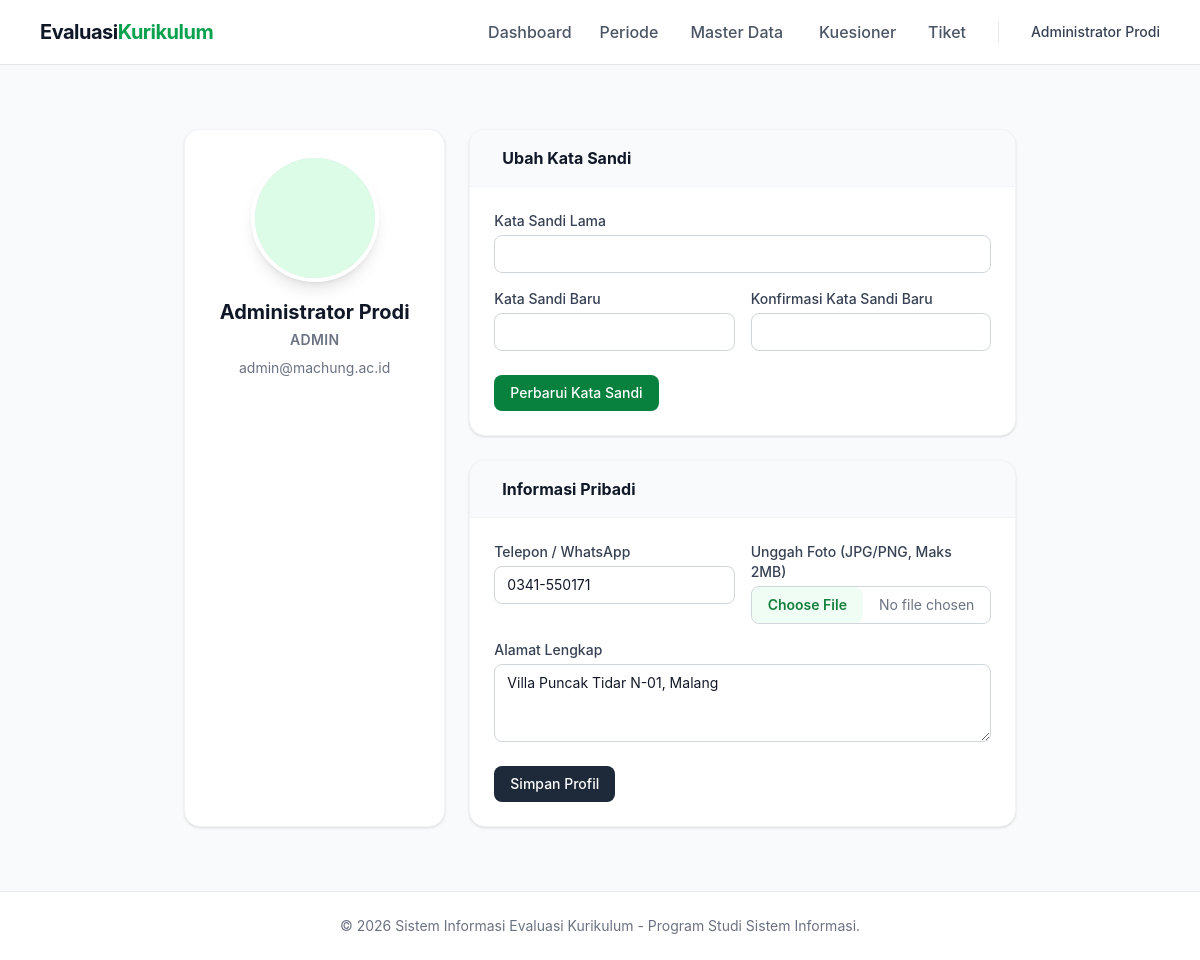
Screenshot of /auth/profil.php (signed in) with the database file from the repository.
### tables this page shows
CREATE TABLE `profil_pengguna` (
  `pengguna_id` int(11) NOT NULL,
  `nomor_induk` varchar(50) DEFAULT NULL,
  `alamat` text DEFAULT NULL,
  `telepon` varchar(20) DEFAULT NULL,
  `posisi_pekerjaan` varchar(100) DEFAULT NULL,
  `instansi` varchar(100) DEFAULT NULL,
  `tahun_lulus` year(4) DEFAULT NULL,
  `foto` varchar(255) DEFAULT NULL,
  PRIMARY KEY (`pengguna_id`),
  CONSTRAINT `profil_pengguna_ibfk_1` FOREIGN KEY (`pengguna_id`) REFERENCES `pengguna` (`id`)
);

CREATE TABLE `pengguna` (
  `id` int(11) NOT NULL AUTO_INCREMENT,
  `nama` varchar(100) NOT NULL,
  `email` varchar(100) NOT NULL,
  `password_hash` varchar(255) NOT NULL,
  `peran` enum('admin','mahasiswa','alumni','perusahaan','dosen') NOT NULL,
  `wajib_ganti_sandi` tinyint(1) DEFAULT 1,
  `aktif` tinyint(1) DEFAULT 1,
  `dibuat_pada` timestamp NOT NULL DEFAULT current_timestamp(),
  `reset_token` varchar(255) DEFAULT NULL,
  `reset_token_expired` datetime DEFAULT NULL,
  PRIMARY KEY (`id`),
  UNIQUE KEY `email` (`email`)
);

### includes/helpers.php (called while the page is built, shortened)
<?php
function escape($string) {
    return htmlspecialchars($string ?? '', ENT_QUOTES, 'UTF-8');
}
?>

### auth/profil.php (the view, shortened to what this page needs)
<?php
require_once '../config/database.php';
require_once '../includes/helpers.php';
$user_id = $_SESSION['user_id'];
$is_wajib_ganti = $_SESSION['wajib_ganti_sandi'] ?? false;
$stmt = $pdo->prepare("
    SELECT u.nama, u.email, u.peran, p.*
    FROM pengguna u
    LEFT JOIN profil_pengguna p ON u.id = p.pengguna_id
    WHERE u.id = ?
");
$stmt->execute([$user_id]);
$profil = $stmt->fetch();
require_once '../includes/header.php';
?>
<div class="max-w-4xl mx-auto py-8 px-4 sm:px-6 lg:px-8">
    <div class="grid grid-cols-1 md:grid-cols-3 gap-6">
        <div class="bg-white rounded-2xl shadow-sm border border-gray-100 p-6 flex flex-col items-center">
            <div class="w-32 h-32 rounded-full bg-gray-200 overflow-hidden mb-4 border-4 border-white shadow-lg">
                <?php if ($profil['foto']): ?>
                    <img src="<?= base_url($profil['foto']) ?>" alt="Foto" class="w-full h-full object-cover">
                <?php else: ?>
                    <div class="w-full h-full flex items-center justify-center bg-brand-100 text-brand-600">
                    </div>
                <?php endif; ?>
            </div>
            <h2 class="text-xl font-bold text-gray-900 text-center"><?= escape($profil['nama']) ?></h2>
            <p class="text-sm text-gray-500 uppercase tracking-wide mt-1 font-semibold"><?= escape($profil['peran']) ?></p>
            <p class="text-sm text-gray-500 mt-2 text-center break-all"><?= escape($profil['email']) ?></p>
        </div>
        <div class="md:col-span-2 space-y-6">
            <div class="bg-white rounded-2xl shadow-sm border border-gray-100 overflow-hidden">
                <div class="px-6 py-4 border-b border-gray-100 bg-gray-50 flex items-center gap-2">
                    <h3 class="font-bold text-gray-900">Ubah Kata Sandi</h3>
                </div>
                <div class="p-6">
                    <form action="" method="POST" class="space-y-4">
                        <div>
                            <label class="block text-sm font-medium text-gray-700 mb-1">Kata Sandi Lama</label>
                            <input type="password" name="sandi_lama" required class="block w-full px-3 py-2 border border-gray-300 rounded-lg focus:ring-brand-500 focus:border-brand-500 sm:text-sm">
                        </div>
                        <div class="grid grid-cols-1 sm:grid-cols-2 gap-4">
                            <div>
                                <label class="block text-sm font-medium text-gray-700 mb-1">Kata Sandi Baru</label>
                                <input type="password" name="sandi_baru" required class="block w-full px-3 py-2 border border-gray-300 rounded-lg focus:ring-brand-500 focus:border-brand-500 sm:text-sm">
                            </div>
                            <div>
                                <label class="block text-sm font-medium text-gray-700 mb-1">Konfirmasi Kata Sandi Baru</label>
                                <input type="password" name="sandi_konfirmasi" required class="block w-full px-3 py-2 border border-gray-300 rounded-lg focus:ring-brand-500 focus:border-brand-500 sm:text-sm">
                            </div>
                        </div>
                        <div class="pt-2">
                            <button type="submit" class="bg-brand-600 hover:bg-brand-700 text-white px-4 py-2 rounded-lg text-sm font-medium transition-colors">Perbarui Kata Sandi</button>
                        </div>
                    </form>
                </div>
            </div>
            <div class="bg-white rounded-2xl shadow-sm border border-gray-100 overflow-hidden <?= $is_wajib_ganti ? 'opacity-50 pointer-events-none' : '' ?>">
                <div class="px-6 py-4 border-b border-gray-100 bg-gray-50 flex items-center gap-2">
                    <h3 class="font-bold text-gray-900">Informasi Pribadi</h3>
                </div>
                <div class="p-6">
                    <form action="" method="POST" enctype="multipart/form-data" class="space-y-4">
                        <div class="grid grid-cols-1 sm:grid-cols-2 gap-4">
                            <div>
                                <label class="block text-sm font-medium text-gray-700 mb-1">Telepon / WhatsApp</label>
                                <input type="text" name="telepon" value="<?= escape($profil['telepon']) ?>" class="block w-full px-3 py-2 border border-gray-300 rounded-lg focus:ring-brand-500 focus:border-brand-500 sm:text-sm">
                            </div>
                            <div>
                                <label class="block text-sm font-medium text-gray-700 mb-1">Unggah Foto (JPG/PNG, Maks 2MB)</label>
                                <input type="file" name="foto" accept=".jpg,.jpeg,.png" class="block w-full text-sm text-gray-500 file:mr-4 file:py-2 file:px-4 file:rounded-lg file:border-0 file:text-sm file:font-semibold file:bg-brand-50 file:text-brand-700 hover:file:bg-brand-100 border border-gray-300 rounded-lg">
                            </div>
                        </div>
                        <div>
                            <label class="block text-sm font-medium text-gray-700 mb-1">Alamat Lengkap</label>
                            <textarea name="alamat" rows="3" class="block w-full px-3 py-2 border border-gray-300 rounded-lg focus:ring-brand-500 focus:border-brand-500 sm:text-sm"><?= escape($profil['alamat']) ?></textarea>
                        </div>
                        <div class="pt-2">
                            <button type="submit" class="bg-gray-800 hover:bg-gray-900 text-white px-4 py-2 rounded-lg text-sm font-medium transition-colors">Simpan Profil</button>
                        </div>
                    </form>
                </div>
            </div>
        </div>
    </div>
</div>
<?php require_once '../includes/footer.php'; ?>

### assets/css/style.css (style rules this page uses)
body { font-family: 'Inter', sans-serif; background-color: #f9fafb; color: #111827; }

### includes/header.php (style rules this page uses)
body { font-family: 'Inter', sans-serif; background-color: #f9fafb; color: #111827; }

### rows the page displays
profil_pengguna: pengguna_id.nama "Administrator Prodi", pengguna_id.peran "ADMIN", pengguna_id.email "admin@machung.ac.id", telepon "0341-550171", alamat "Villa Puncak Tidar N-01, Malang"

### other values shown
$_SESSION['user_name'] "Administrator Prodi"
